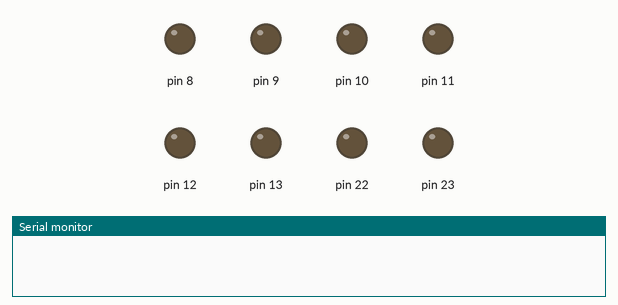
Recording of a sketch running on a simulated Arduino Uno, built with avr-gcc and run on an emulated ATmega328P. Parts: output pins drawn as LEDs (lit = HIGH), the last lines printed to the serial monitor.

Above: at 0.5 s.
At 5.0 s:
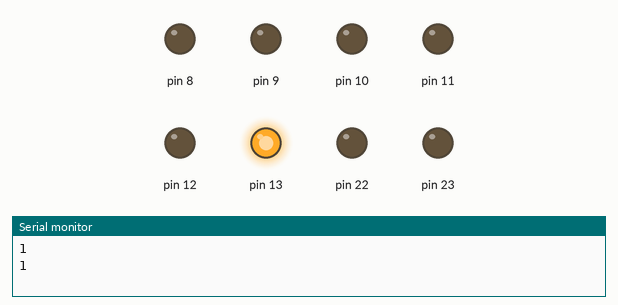
Timing chart, 0 to 6.9 s (numbered marks = the images above):
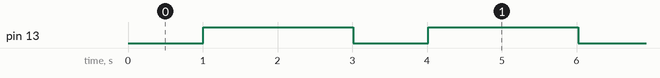

Measured:
- by itself, pin 13: alternates HIGH for 2.0 s and LOW for 1.0 s

The sketch:

Timmer_And_Real_time_1.ino
```cpp
#include <avr/io.h>
#include <avr/interrupt.h>


int count=0;
int clock_millisecond=0;


int main(void)
{
     sei();
     DDRB |= 0b11111111;
     Serial.begin(9600);

           TCCR1A|=(1<<COM1A1);
                     TCCR1B|=(1<<WGM12)|(1<<CS11)|(1<<CS10);
                     OCR1A=250;
                     TIMSK1|=(1<<OCIE1A); //Enable the Output Compare A interrupt


  while (1)
          {
            }
}
ISR(TIMER1_COMPA_vect)
{
  clock_millisecond++;
      if(clock_millisecond==1000)
      {
         count++;
         if (count==1)
         {PORTB= (1<<PB5);
         Serial.println(count);}
         else if (count==3)
         {PORTB= 0b00000000;
          count=0;}
         clock_millisecond=0;

}
}
```
